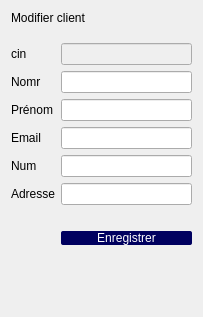
          <widget class="QWidget" name="scrollAreaWidgetContents_8">
           <property name="geometry">
            <rect>
             <x>0</x>
             <y>0</y>
             <width>203</width>
             <height>317</height>
            </rect>
           </property>
           <layout class="QFormLayout" name="formLayout_40">
            <item row="0" column="0" colspan="2">
             <widget class="QLabel" name="label_60">
              <property name="styleSheet">
               <string notr="true">font: 18pt &quot;Nunito Sans&quot;;</string>
              </property>
              <property name="text">
               <string>Modifier client</string>
              </property>
             </widget>
            </item>
            <item row="1" column="1">
             <layout class="QHBoxLayout" name="horizontalLayout_59"/>
            </item>
            <item row="2" column="1">
             <layout class="QHBoxLayout" name="horizontalLayout_127"/>
            </item>
            <item row="4" column="0">
             <widget class="QLabel" name="label_62">
              <property name="text">
               <string>cin</string>
              </property>
             </widget>
            </item>
            <item row="4" column="1">
             <widget class="QLineEdit" name="lineEdit_idClientM">
              <property name="enabled">
               <bool>false</bool>
              </property>
             </widget>
            </item>
            <item row="5" column="0">
             <widget class="QLabel" name="label_271">
              <property name="text">
               <string>Nomr</string>
              </property>
             </widget>
            </item>
            <item row="5" column="1">
             <widget class="QLineEdit" name="lineEdit_nomClientM"/>
            </item>
            <item row="6" column="0">
             <widget class="QLabel" name="label_63">
              <property name="text">
               <string>Prénom</string>
              </property>
             </widget>
            </item>
            <item row="6" column="1">
             <widget class="QLineEdit" name="lineEdit_prenomClientM"/>
            </item>
            <item row="7" column="0">
             <widget class="QLabel" name="label_4">
              <property name="text">
               <string>Email</string>
              </property>
             </widget>
            </item>
            <item row="7" column="1">
             <widget class="QLineEdit" name="lineEdit_emailClientM"/>
            </item>
            <item row="8" column="0">
             <widget class="QLabel" name="label_5">
              <property name="text">
               <string>Num</string>
              </property>
             </widget>
            </item>
            <item row="8" column="1">
             <widget class="QLineEdit" name="lineEdit_numClientM"/>
            </item>
            <item row="10" column="0">
             <widget class="QLabel" name="label_64">
              <property name="text">
               <string/>
              </property>
             </widget>
            </item>
            <item row="12" column="1">
             <widget class="QPushButton" name="Button_Modifier_Client">
              <property name="styleSheet">
               <string notr="true">QPushButton
{
	border: 10 px;border-radius: 2px;
background-color: rgb(0, 0, 95);
color:white;
	font: 25 9pt &quot;Nunito&quot;;
}</string>
              </property>
              <property name="text">
               <string>Enregistrer</string>
              </property>
             </widget>
            </item>
            <item row="9" column="0">
             <widget class="QLabel" name="label_6">
              <property name="text">
               <string>Adresse</string>
              </property>
             </widget>
            </item>
            <item row="9" column="1">
             <widget class="QLineEdit" name="lineEdit_adresseclientM"/>
            </item>
           </layout>
          </widget>
